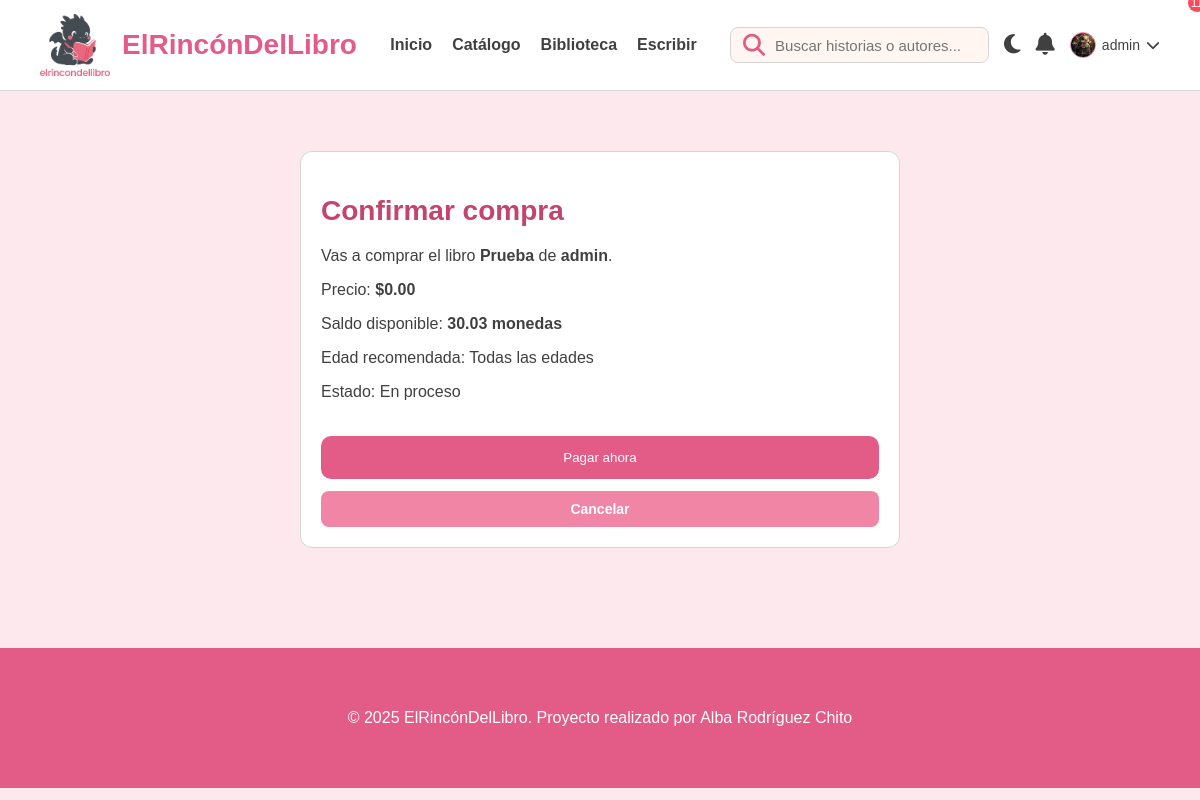
Page /pago_libro.php?libro_id=2 (signed in) on the earlier database version.
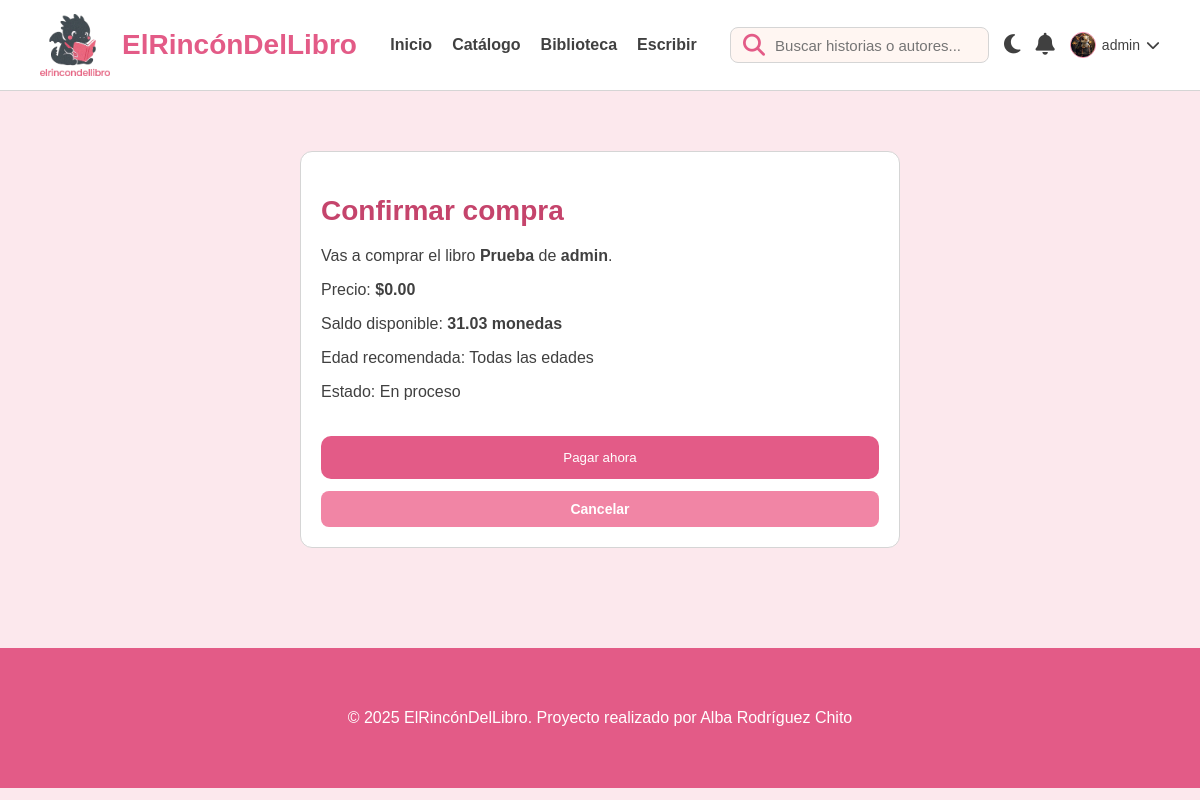
Same page on the later database version.
### tables this page shows
CREATE TABLE `usuarios` (
  `id_usuarios` int NOT NULL,
  `nombre` varchar(100) NOT NULL,
  `email` varchar(100) NOT NULL,
  `password` varchar(255) NOT NULL,
  `avatar` varchar(255) DEFAULT NULL,
  `bio` text,
  `activo` tinyint(1) DEFAULT '1',
  `fecha_registro` timestamp NULL DEFAULT CURRENT_TIMESTAMP,
  `monedas` decimal(10,2) DEFAULT '0.00'
);

### src/pago_libro.php (the view, shortened to what the changed rows need)
<?php
include 'conexion.php';
$saldo_res = $conexion->query("SELECT monedas FROM usuarios WHERE id_usuarios = " . (int)$_SESSION['usuario_id'] . " LIMIT 1");
$saldo = $saldo_res && $saldo_res->num_rows > 0 ? (float)$saldo_res->fetch_assoc()['monedas'] : 0.00;
?>
<!DOCTYPE html>
<html lang="es">
<head>
    <link rel="stylesheet" href="CSS/style1.css">
    <link rel="stylesheet" href="https://cdnjs.cloudflare.com/ajax/libs/font-awesome/6.5.0/css/all.min.css">
</head>
<body>
<?php include 'partials/header.php'; ?>
<div class="container">
    <div class="card-form" style="max-width: 600px; margin: 40px auto;">
        <h2 class="section-title">Confirmar compra</h2>
        <p>Saldo disponible: <strong><?php echo number_format($saldo, 2); ?> monedas</strong></p>
    </div>
</div>
</body>
</html>

### src/partials/header.php (shortened to what the changed rows need)
<?php
include 'conexion.php';
$nombre_usuario = isset($_SESSION['usuario_nombre']) ? $_SESSION['usuario_nombre'] : null;
$usuario_id = isset($_SESSION['usuario_id']) ? $_SESSION['usuario_id'] : null;
if ($usuario_id) {
    $avatar_url = 'img/user-default.png';
    $res_avatar = $conexion->query("SELECT avatar FROM usuarios WHERE id_usuarios = $usuario_id LIMIT 1");
    if ($res_avatar && $res_avatar->num_rows === 1) {
        $row = $res_avatar->fetch_assoc();
        if (!empty($row['avatar'])) {
            $avatar_url = $row['avatar'];
        }
    }
}
?>
<header class="header">
    <div class="container header-inner">
        <div class="header-left">
            <h1 class="logo-text">ElRincónDelLibro</h1>
        </div>
        <div class="header-right">
            <?php if ($nombre_usuario): ?>
                <div class="user-menu">
                    <div class="user-trigger">
                        <div class="avatar-container">
                            <img src="<?php echo htmlspecialchars($avatar_url); ?>" alt="Usuario" class="img-login-header">
                        </div>
                        <span class="user-name-text"><?= htmlspecialchars($nombre_usuario) ?></span>
                        <i class="fa-solid fa-chevron-down icon-arrow"></i>
                    </div>
                </div>
            <?php else: ?>
                <a href="login.php" class="login-link"><i class="fa-solid fa-user"></i></a>
            <?php endif; ?>
        </div>
    </div>
</header>

Differences in the rows shown:
changed usuarios: monedas "30.03" → "31.03"
